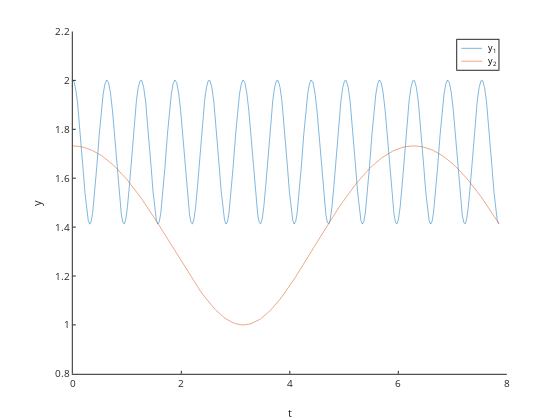
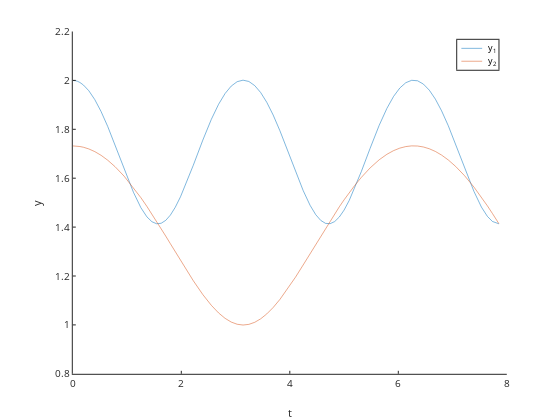

Notebook cell for these charts, in order:
### Markdown cell above
You can directly change parameters and solve the mdodel again:

### Code cell
problem.Parameters.Omega = 10;
sol1 =  problem.solve();

problem.Parameters.Omega = 2;
sol2 = problem.solve();

problem.plot(sol1), title('KPR - \Omega = 10')
problem.plot(sol2), title('KPR - \Omega = 2')

### Figure 1 — Plotly figure (JSON) as saved in the notebook; plotly's stock layout.template omitted (floating-point values rounded to 4 significant figures; data arrays with more than 128 entries replaced by an {"elided": "..."} marker saying what was removed)
{"data": [{"line": {"color": "rgb(0,113,188)", "dash": "solid", "width": 0.5}, "marker": {"color": "rgb(0,113,188)", "line": {"color": "rgb(0,113,188)"}, "size": 6, "symbol": "none"}, "mode": "lines", "name": "y_{1}", "showlegend": true, "type": "scatter", "visibility": true, "x": {"elided": "233 float values"}, "xaxis": "x", "y": {"elided": "233 float values"}, "yaxis": "y"}, {"line": {"color": "rgb(216,82,24)", "dash": "solid", "width": 0.5}, "marker": {"color": "rgb(216,82,24)", "line": {"color": "rgb(216,82,24)"}, "size": 6, "symbol": "none"}, "mode": "lines", "name": "y_{2}", "showlegend": true, "type": "scatter", "visibility": true, "x": {"elided": "233 float values"}, "xaxis": "x", "y": {"elided": "233 float values"}, "yaxis": "y"}, {"hoverinfo": "none", "line": {"color": "rgb(0,113,188)", "dash": "solid", "width": 0.5}, "marker": {"color": "rgb(0,113,188)", "line": {"color": "rgb(0,113,188)"}, "size": 6, "symbol": "none"}, "mode": "lines", "name": "", "showlegend": false, "type": "scatter", "visibility": true, "x": [3, 18], "xaxis": "x2", "y": [6.15, 6.15], "yaxis": "y2"}, {"hoverinfo": "none", "line": {"color": "rgb(216,82,24)", "dash": "solid", "width": 0.5}, "marker": {"color": "rgb(216,82,24)", "line": {"color": "rgb(216,82,24)"}, "size": 6, "symbol": "none"}, "mode": "lines", "name": "", "showlegend": false, "type": "scatter", "visibility": true, "x": [3, 18], "xaxis": "x2", "y": [15.45, 15.45], "yaxis": "y2"}], "layout": {"annotations": [{"font": {"color": "rgb(0, 0, 0)", "size": 9}, "showarrow": false, "text": "y<sub>1</sub>", "x": 21, "xanchor": "left", "xref": "x2", "y": 6.15, "yanchor": "middle", "yref": "y2"}, {"font": {"color": "rgb(0, 0, 0)", "size": 9}, "showarrow": false, "text": "y<sub>2</sub>", "x": 21, "xanchor": "left", "xref": "x2", "y": 15.45, "yanchor": "middle", "yref": "y2"}], "height": 420, "hovermode": "closest", "margin": {"b": 0, "l": 0, "r": 0, "t": 0}, "plot_bgcolor": "rgba(0, 0, 0, 0)", "showlegend": false, "width": 560, "xaxis": {"anchor": "y", "autorange": false, "domain": [0.13, 0.905], "exponentformat": "none", "gridcolor": "rgba(38,38,38,0.15)", "gridwidth": 1, "linecolor": "rgb(38,38,38)", "linewidth": 1, "mirror": false, "range": [0, 8], "showgrid": false, "showline": true, "side": "bottom", "spikedash": "solid", "spikemode": "across", "spikesides": false, "spikethickness": 1, "tickangle": 0, "tickcolor": "rgb(38,38,38)", "tickfont": {"color": "rgb(38,38,38)", "size": 10}, "ticklen": 3, "ticks": "inside", "ticktext": ["0", "2", "4", "6", "8"], "tickvals": [0, 2, 4, 6, 8], "title": {"font": {"color": "rgb(38,38,38)", "size": 11}, "text": "t"}, "type": "linear", "visible": true, "zeroline": false}, "xaxis2": {"anchor": "y2", "autorange": false, "domain": [0.8164, 0.8901], "exponentformat": "none", "fixedrange": true, "gridcolor": "rgba(38,38,38,0.15)", "gridwidth": 1, "linecolor": "rgb(38,38,38)", "linewidth": 1, "mirror": true, "range": [0, 29.77], "showgrid": false, "showline": true, "showspikes": false, "side": "bottom", "spikedash": "solid", "spikemode": "across", "spikesides": false, "spikethickness": 1, "tickangle": 0, "tickcolor": "rgb(38,38,38)", "tickfont": {"color": "rgb(38,38,38)", "size": 9}, "ticklen": 3, "ticks": "", "ticktext": [], "tickvals": [], "title": {"font": {"color": "rgb(0, 0, 0)", "size": 9.9}, "text": ""}, "type": "linear", "visible": true, "zeroline": false}, "yaxis": {"anchor": "x", "autorange": false, "domain": [0.11, 0.925], "exponentformat": "none", "gridcolor": "rgba(38,38,38,0.15)", "gridwidth": 1, "linecolor": "rgb(38,38,38)", "linewidth": 1, "mirror": false, "range": [0.8, 2.2], "showgrid": false, "showline": true, "side": "left", "spikedash": "solid", "spikemode": "across", "spikesides": false, "spikethickness": 1, "tickangle": 0, "tickcolor": "rgb(38,38,38)", "tickfont": {"color": "rgb(38,38,38)", "size": 10}, "ticklen": 3, "ticks": "inside", "ticktext": ["0.8", "1", "1.2", "1.4", "1.6", "1.8", "2", "2.2"], "tickvals": [0.8, 1, 1.2, 1.4, 1.6, 1.8, 2, 2.2], "title": {"font": {"color": "rgb(38,38,38)", "size": 11}, "text": "y"}, "type": "linear", "visible": true, "zeroline": false}, "yaxis2": {"anchor": "x2", "autorange": false, "domain": [0.8339, 0.9052], "exponentformat": "none", "fixedrange": true, "gridcolor": "rgba(38,38,38,0.15)", "gridwidth": 1, "linecolor": "rgb(38,38,38)", "linewidth": 1, "mirror": true, "range": [21.6, 0], "showgrid": false, "showline": true, "showspikes": false, "side": "left", "spikedash": "solid", "spikemode": "across", "spikesides": false, "spikethickness": 1, "tickangle": 0, "tickcolor": "rgb(38,38,38)", "tickfont": {"color": "rgb(38,38,38)", "size": 9}, "ticklen": 3, "ticks": "", "ticktext": [], "tickvals": [], "title": {"font": {"color": "rgb(0, 0, 0)", "size": 9.9}, "text": ""}, "type": "linear", "visible": true, "zeroline": false}}}

### Figure 2 — Plotly figure (JSON) as saved in the notebook; plotly's stock layout.template omitted (floating-point values rounded to 4 significant figures)
{"data": [{"line": {"color": "rgb(0,113,188)", "dash": "solid", "width": 0.5}, "marker": {"color": "rgb(0,113,188)", "line": {"color": "rgb(0,113,188)"}, "size": 6, "symbol": "none"}, "mode": "lines", "name": "y_{1}", "showlegend": true, "type": "scatter", "visibility": true, "x": [0, 0.0001, 0.00025, 0.000475, 0.0008125, 0.001319, 0.002078, 0.003217, 0.004926, 0.007489, 0.01133, 0.0171, 0.02575, 0.03872, 0.05819, 0.08738, 0.1312, 0.1969, 0.2954, 0.4056, 0.521, 0.6438, 0.7799, 0.9454, 1.118, 1.255, 1.365, 1.458, 1.544, 1.628, 1.713, 1.799, 1.889, 1.985, 2.093, 2.222, 2.397, 2.553, 2.687, 2.807, 2.92, 3.03, 3.138, 3.245, 3.353, 3.463, 3.576, 3.693, 3.818, 3.954, 4.105, 4.246, 4.373, 4.478, 4.572, 4.659, 4.744, 4.827, 4.913, 5.001, 5.095, 5.199, 5.319, 5.48, 5.647, 5.79, 5.913, 6.028, 6.139, 6.247, 6.355, 6.463, 6.572, 6.683, 6.799, 6.922, 7.057, 7.222, 7.394, 7.532, 7.642, 7.735, 7.821, 7.854], "xaxis": "x", "y": [2, 2.0, 2.0, 2.0, 2.0, 2.0, 2.0, 2.0, 2.0, 2.0, 2.0, 2.0, 2.0, 1.999, 1.998, 1.996, 1.991, 1.981, 1.958, 1.921, 1.873, 1.812, 1.736, 1.639, 1.543, 1.479, 1.442, 1.422, 1.414, 1.416, 1.427, 1.449, 1.481, 1.524, 1.58, 1.653, 1.756, 1.84, 1.902, 1.946, 1.977, 1.995, 2.001, 1.996, 1.979, 1.95, 1.91, 1.858, 1.794, 1.717, 1.628, 1.55, 1.489, 1.451, 1.427, 1.415, 1.414, 1.423, 1.441, 1.47, 1.509, 1.56, 1.627, 1.722, 1.816, 1.886, 1.935, 1.969, 1.991, 2.0, 1.998, 1.985, 1.96, 1.924, 1.875, 1.814, 1.739, 1.642, 1.546, 1.482, 1.444, 1.423, 1.414, 1.413], "yaxis": "y"}, {"line": {"color": "rgb(216,82,24)", "dash": "solid", "width": 0.5}, "marker": {"color": "rgb(216,82,24)", "line": {"color": "rgb(216,82,24)"}, "size": 6, "symbol": "none"}, "mode": "lines", "name": "y_{2}", "showlegend": true, "type": "scatter", "visibility": true, "x": [0, 0.0001, 0.00025, 0.000475, 0.0008125, 0.001319, 0.002078, 0.003217, 0.004926, 0.007489, 0.01133, 0.0171, 0.02575, 0.03872, 0.05819, 0.08738, 0.1312, 0.1969, 0.2954, 0.4056, 0.521, 0.6438, 0.7799, 0.9454, 1.118, 1.255, 1.365, 1.458, 1.544, 1.628, 1.713, 1.799, 1.889, 1.985, 2.093, 2.222, 2.397, 2.553, 2.687, 2.807, 2.92, 3.03, 3.138, 3.245, 3.353, 3.463, 3.576, 3.693, 3.818, 3.954, 4.105, 4.246, 4.373, 4.478, 4.572, 4.659, 4.744, 4.827, 4.913, 5.001, 5.095, 5.199, 5.319, 5.48, 5.647, 5.79, 5.913, 6.028, 6.139, 6.247, 6.355, 6.463, 6.572, 6.683, 6.799, 6.922, 7.057, 7.222, 7.394, 7.532, 7.642, 7.735, 7.821, 7.854], "xaxis": "x", "y": [1.732, 1.732, 1.732, 1.732, 1.732, 1.732, 1.732, 1.732, 1.732, 1.732, 1.732, 1.732, 1.732, 1.732, 1.732, 1.731, 1.73, 1.727, 1.72, 1.709, 1.694, 1.674, 1.647, 1.608, 1.562, 1.52, 1.485, 1.454, 1.424, 1.394, 1.363, 1.332, 1.299, 1.264, 1.225, 1.181, 1.124, 1.08, 1.049, 1.027, 1.012, 1.003, 0.9995, 1.002, 1.011, 1.025, 1.045, 1.071, 1.104, 1.145, 1.195, 1.245, 1.291, 1.33, 1.364, 1.395, 1.425, 1.454, 1.483, 1.512, 1.541, 1.571, 1.603, 1.642, 1.675, 1.698, 1.713, 1.723, 1.729, 1.732, 1.732, 1.728, 1.72, 1.709, 1.694, 1.675, 1.648, 1.61, 1.564, 1.522, 1.487, 1.456, 1.426, 1.414], "yaxis": "y"}, {"hoverinfo": "none", "line": {"color": "rgb(0,113,188)", "dash": "solid", "width": 0.5}, "marker": {"color": "rgb(0,113,188)", "line": {"color": "rgb(0,113,188)"}, "size": 6, "symbol": "none"}, "mode": "lines", "name": "", "showlegend": false, "type": "scatter", "visibility": true, "x": [3, 18], "xaxis": "x2", "y": [6.15, 6.15], "yaxis": "y2"}, {"hoverinfo": "none", "line": {"color": "rgb(216,82,24)", "dash": "solid", "width": 0.5}, "marker": {"color": "rgb(216,82,24)", "line": {"color": "rgb(216,82,24)"}, "size": 6, "symbol": "none"}, "mode": "lines", "name": "", "showlegend": false, "type": "scatter", "visibility": true, "x": [3, 18], "xaxis": "x2", "y": [15.45, 15.45], "yaxis": "y2"}], "layout": {"annotations": [{"font": {"color": "rgb(0, 0, 0)", "size": 9}, "showarrow": false, "text": "y<sub>1</sub>", "x": 21, "xanchor": "left", "xref": "x2", "y": 6.15, "yanchor": "middle", "yref": "y2"}, {"font": {"color": "rgb(0, 0, 0)", "size": 9}, "showarrow": false, "text": "y<sub>2</sub>", "x": 21, "xanchor": "left", "xref": "x2", "y": 15.45, "yanchor": "middle", "yref": "y2"}], "height": 420, "hovermode": "closest", "margin": {"b": 0, "l": 0, "r": 0, "t": 0}, "plot_bgcolor": "rgba(0, 0, 0, 0)", "showlegend": false, "width": 560, "xaxis": {"anchor": "y", "autorange": false, "domain": [0.13, 0.905], "exponentformat": "none", "gridcolor": "rgba(38,38,38,0.15)", "gridwidth": 1, "linecolor": "rgb(38,38,38)", "linewidth": 1, "mirror": false, "range": [0, 8], "showgrid": false, "showline": true, "side": "bottom", "spikedash": "solid", "spikemode": "across", "spikesides": false, "spikethickness": 1, "tickangle": 0, "tickcolor": "rgb(38,38,38)", "tickfont": {"color": "rgb(38,38,38)", "size": 10}, "ticklen": 3, "ticks": "inside", "ticktext": ["0", "2", "4", "6", "8"], "tickvals": [0, 2, 4, 6, 8], "title": {"font": {"color": "rgb(38,38,38)", "size": 11}, "text": "t"}, "type": "linear", "visible": true, "zeroline": false}, "xaxis2": {"anchor": "y2", "autorange": false, "domain": [0.8164, 0.8901], "exponentformat": "none", "fixedrange": true, "gridcolor": "rgba(38,38,38,0.15)", "gridwidth": 1, "linecolor": "rgb(38,38,38)", "linewidth": 1, "mirror": true, "range": [0, 29.77], "showgrid": false, "showline": true, "showspikes": false, "side": "bottom", "spikedash": "solid", "spikemode": "across", "spikesides": false, "spikethickness": 1, "tickangle": 0, "tickcolor": "rgb(38,38,38)", "tickfont": {"color": "rgb(38,38,38)", "size": 9}, "ticklen": 3, "ticks": "", "ticktext": [], "tickvals": [], "title": {"font": {"color": "rgb(0, 0, 0)", "size": 9.9}, "text": ""}, "type": "linear", "visible": true, "zeroline": false}, "yaxis": {"anchor": "x", "autorange": false, "domain": [0.11, 0.925], "exponentformat": "none", "gridcolor": "rgba(38,38,38,0.15)", "gridwidth": 1, "linecolor": "rgb(38,38,38)", "linewidth": 1, "mirror": false, "range": [0.8, 2.2], "showgrid": false, "showline": true, "side": "left", "spikedash": "solid", "spikemode": "across", "spikesides": false, "spikethickness": 1, "tickangle": 0, "tickcolor": "rgb(38,38,38)", "tickfont": {"color": "rgb(38,38,38)", "size": 10}, "ticklen": 3, "ticks": "inside", "ticktext": ["0.8", "1", "1.2", "1.4", "1.6", "1.8", "2", "2.2"], "tickvals": [0.8, 1, 1.2, 1.4, 1.6, 1.8, 2, 2.2], "title": {"font": {"color": "rgb(38,38,38)", "size": 11}, "text": "y"}, "type": "linear", "visible": true, "zeroline": false}, "yaxis2": {"anchor": "x2", "autorange": false, "domain": [0.8339, 0.9052], "exponentformat": "none", "fixedrange": true, "gridcolor": "rgba(38,38,38,0.15)", "gridwidth": 1, "linecolor": "rgb(38,38,38)", "linewidth": 1, "mirror": true, "range": [21.6, 0], "showgrid": false, "showline": true, "showspikes": false, "side": "left", "spikedash": "solid", "spikemode": "across", "spikesides": false, "spikethickness": 1, "tickangle": 0, "tickcolor": "rgb(38,38,38)", "tickfont": {"color": "rgb(38,38,38)", "size": 9}, "ticklen": 3, "ticks": "", "ticktext": [], "tickvals": [], "title": {"font": {"color": "rgb(0, 0, 0)", "size": 9.9}, "text": ""}, "type": "linear", "visible": true, "zeroline": false}}}
